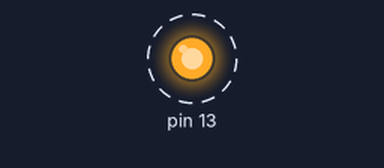
This sketch was run on a simulated Arduino Uno, built with avr-gcc and run on an emulated ATmega328P. Parts: output pins drawn as LEDs (lit = HIGH). Dashed ring = blinking.

Above: at 0.2 s.
Timing chart, 0 to 3.0 s (numbered marks = the images above):
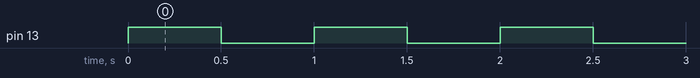

The sketch:

Blink.ino
```cpp
bool _ABVAR_1_light;

void setup()
{
pinMode( 13 , OUTPUT);
_ABVAR_1_light = false;
pinMode( 1 , INPUT);
}

void loop()
{
digitalWrite( 13 , HIGH );
delay( 500 );
digitalWrite( 13 , LOW );
delay( 500 );
}
```

Measured:
- by itself, pin 13: alternates HIGH for 0.50 s and LOW for 0.50 s
